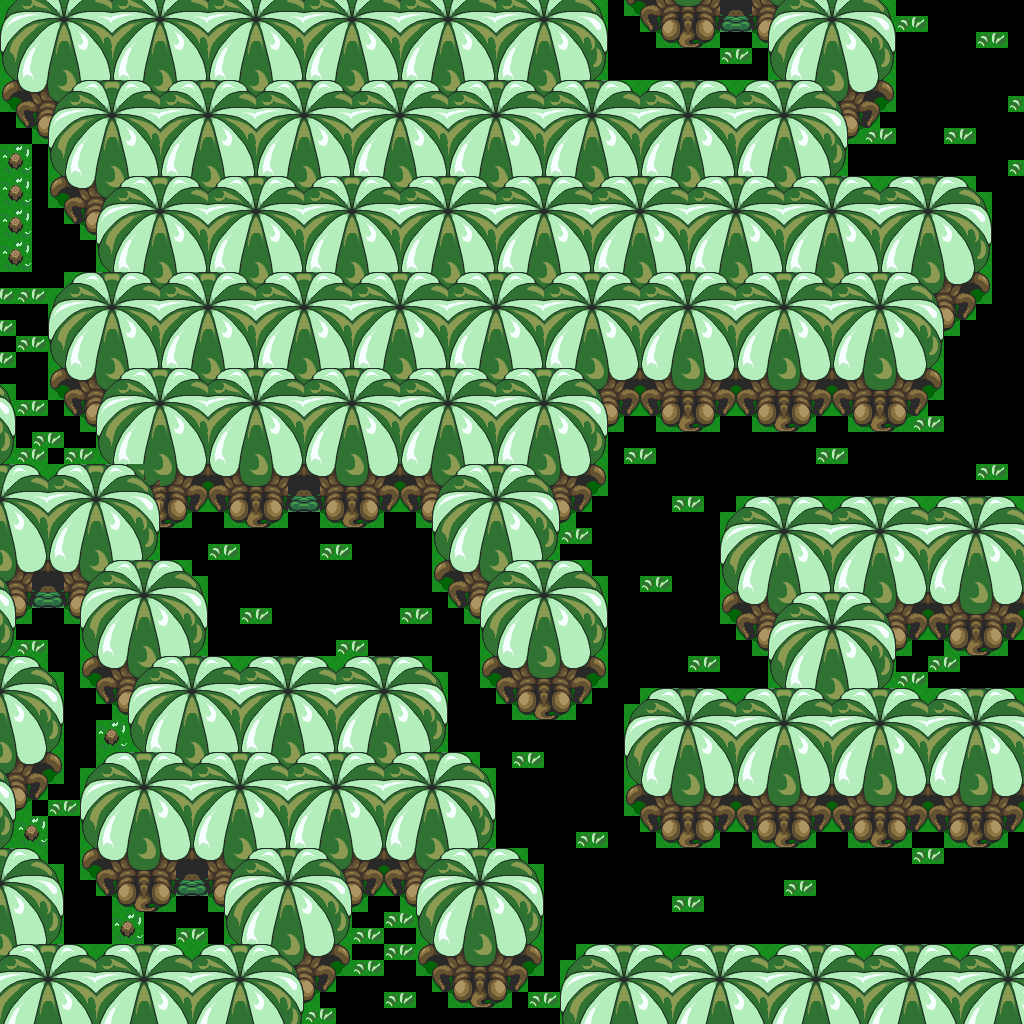

A level layout from a 2D game, rendered from its tile map. Below: a short description, then the map file with tile-grid data replaced by summaries:
An orthogonal 64x64 tile map with 16x16 px tiles, 1 tile layer (base), 1 hidden layer not drawn and 7 objects.

<map version="1.10" tiledversion="1.12.1" orientation="orthogonal" renderorder="right-down" width="64" height="64" tilewidth="16" tileheight="16" infinite="0" nextlayerid="3" nextobjectid="8">
 <tileset firstgid="1" source="../classiciphone_pics4.tsx" />
 <layer id="1" name="base" width="64" height="64">
  <data>[4096 cells, 3177 non-empty, 90 distinct tile ids]</data>
 </layer>
 <layer id="2" name="collision" width="64" height="64" visible="0">
  <properties><property name="collision" value="true" /></properties>
  <data>[4096 cells, 2863 non-empty, 1 distinct tile ids]</data>
 </layer>
 <objectgroup id="3" name="npcs">
  <object id="1" x="96.0" y="720.0" width="16" height="16">
   <properties>
    <property name="script" type="string">-- Auto-converted from GraalScript
-- join("bush");</property>
   </properties>
  </object>
  <object id="2" x="16.0" y="816.0" width="16" height="16">
   <properties>
    <property name="script" type="string">-- Auto-converted from GraalScript
-- join("bush");</property>
   </properties>
  </object>
  <object id="3" x="112.0" y="912.0" width="16" height="16">
   <properties>
    <property name="script" type="string">-- Auto-converted from GraalScript
-- join("bush");</property>
   </properties>
  </object>
  <object id="4" x="0.0" y="144.0" width="16" height="16">
   <properties>
    <property name="script" type="string">-- Auto-converted from GraalScript
-- join("bush");</property>
   </properties>
  </object>
  <object id="5" x="0.0" y="176.0" width="16" height="16">
   <properties>
    <property name="script" type="string">-- Auto-converted from GraalScript
-- join("bush");</property>
   </properties>
  </object>
  <object id="6" x="0.0" y="208.0" width="16" height="16">
   <properties>
    <property name="script" type="string">-- Auto-converted from GraalScript
-- join("bush");</property>
   </properties>
  </object>
  <object id="7" x="0.0" y="240.0" width="16" height="16">
   <properties>
    <property name="script" type="string">-- Auto-converted from GraalScript
-- join("bush");</property>
   </properties>
  </object>
 </objectgroup>
</map>
